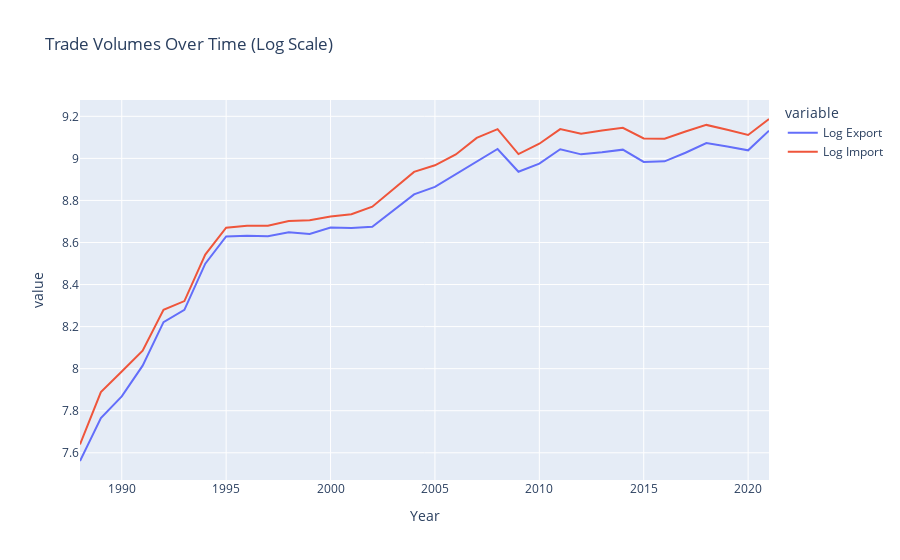
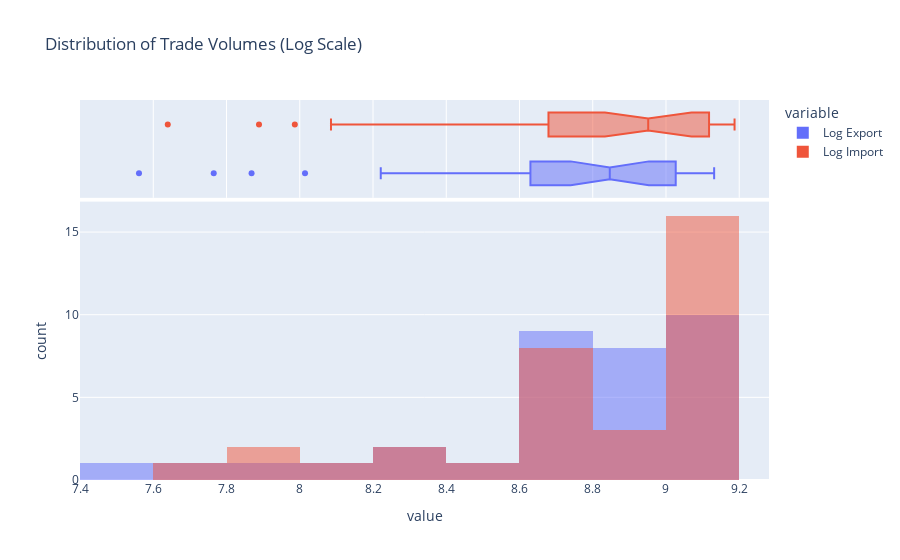

These figures' notebook cell, in order:
### Code cell
# Trade Volumes Analysis (using log scale due to large values)
# Time series for trade volumes
ger_trade["Log Export"] = np.log10(ger_trade["Export (US$ Thousand)"])
ger_trade["Log Import"] = np.log10(ger_trade["Import (US$ Thousand)"])

fig_trade = px.line(
    ger_trade,
    x="Year",
    y=["Log Export", "Log Import"],
    title="Trade Volumes Over Time (Log Scale)",
)
fig_trade.show()

# Distribution of trade volumes
fig_trade_dist = px.histogram(
    ger_trade,
    x=["Log Export", "Log Import"],
    title="Distribution of Trade Volumes (Log Scale)",
    barmode="overlay",
    marginal="box",
)
fig_trade_dist.show()

### Figure 1 — Plotly figure (JSON) as saved in the notebook; plotly's stock layout.template omitted (floating-point values rounded to 4 significant figures)
{"data": [{"hovertemplate": "variable=Log Export<br>Year=%{x}<br>value=%{y}<extra></extra>", "legendgroup": "Log Export", "line": {"color": "#636efa", "dash": "solid"}, "marker": {"symbol": "circle"}, "mode": "lines", "name": "Log Export", "orientation": "v", "showlegend": true, "type": "scatter", "x": [1988, 1989, 1990, 1991, 1992, 1993, 1994, 1995, 1996, 1997, 1998, 1999, 2000, 2001, 2002, 2003, 2004, 2005, 2006, 2007, 2008, 2009, 2010, 2011, 2012, 2013, 2014, 2015, 2016, 2017, 2018, 2019, 2020, 2021], "xaxis": "x", "y": [7.561, 7.765, 7.868, 8.014, 8.221, 8.28, 8.499, 8.629, 8.632, 8.63, 8.649, 8.641, 8.671, 8.669, 8.675, 8.754, 8.829, 8.864, 8.925, 8.988, 9.045, 8.937, 8.975, 9.044, 9.019, 9.029, 9.041, 8.983, 8.986, 9.027, 9.073, 9.056, 9.038, 9.131], "yaxis": "y"}, {"hovertemplate": "variable=Log Import<br>Year=%{x}<br>value=%{y}<extra></extra>", "legendgroup": "Log Import", "line": {"color": "#EF553B", "dash": "solid"}, "marker": {"symbol": "circle"}, "mode": "lines", "name": "Log Import", "orientation": "v", "showlegend": true, "type": "scatter", "x": [1988, 1989, 1990, 1991, 1992, 1993, 1994, 1995, 1996, 1997, 1998, 1999, 2000, 2001, 2002, 2003, 2004, 2005, 2006, 2007, 2008, 2009, 2010, 2011, 2012, 2013, 2014, 2015, 2016, 2017, 2018, 2019, 2020, 2021], "xaxis": "x", "y": [7.64, 7.889, 7.987, 8.085, 8.28, 8.322, 8.543, 8.67, 8.679, 8.68, 8.702, 8.706, 8.723, 8.735, 8.77, 8.854, 8.936, 8.967, 9.019, 9.097, 9.139, 9.021, 9.07, 9.139, 9.118, 9.132, 9.145, 9.094, 9.093, 9.128, 9.159, 9.136, 9.111, 9.187], "yaxis": "y"}], "layout": {"legend": {"title": {"text": "variable"}, "tracegroupgap": 0}, "title": {"text": "Trade Volumes Over Time (Log Scale)"}, "xaxis": {"anchor": "y", "domain": [0, 1], "title": {"text": "Year"}}, "yaxis": {"anchor": "x", "domain": [0, 1], "title": {"text": "value"}}}}

### Figure 2 — Plotly figure (JSON) as saved in the notebook; plotly's stock layout.template omitted (floating-point values rounded to 4 significant figures)
{"data": [{"bingroup": "x", "hovertemplate": "variable=Log Export<br>value=%{x}<br>count=%{y}<extra></extra>", "legendgroup": "Log Export", "marker": {"color": "#636efa", "opacity": 0.5, "pattern": {"shape": ""}}, "name": "Log Export", "orientation": "v", "showlegend": true, "type": "histogram", "x": [7.561, 7.765, 7.868, 8.014, 8.221, 8.28, 8.499, 8.629, 8.632, 8.63, 8.649, 8.641, 8.671, 8.669, 8.675, 8.754, 8.829, 8.864, 8.925, 8.988, 9.045, 8.937, 8.975, 9.044, 9.019, 9.029, 9.041, 8.983, 8.986, 9.027, 9.073, 9.056, 9.038, 9.131], "xaxis": "x", "yaxis": "y"}, {"hovertemplate": "variable=Log Export<br>value=%{x}<extra></extra>", "legendgroup": "Log Export", "marker": {"color": "#636efa"}, "name": "Log Export", "notched": true, "showlegend": false, "type": "box", "x": [7.561, 7.765, 7.868, 8.014, 8.221, 8.28, 8.499, 8.629, 8.632, 8.63, 8.649, 8.641, 8.671, 8.669, 8.675, 8.754, 8.829, 8.864, 8.925, 8.988, 9.045, 8.937, 8.975, 9.044, 9.019, 9.029, 9.041, 8.983, 8.986, 9.027, 9.073, 9.056, 9.038, 9.131], "xaxis": "x2", "yaxis": "y2"}, {"bingroup": "x", "hovertemplate": "variable=Log Import<br>value=%{x}<br>count=%{y}<extra></extra>", "legendgroup": "Log Import", "marker": {"color": "#EF553B", "opacity": 0.5, "pattern": {"shape": ""}}, "name": "Log Import", "orientation": "v", "showlegend": true, "type": "histogram", "x": [7.64, 7.889, 7.987, 8.085, 8.28, 8.322, 8.543, 8.67, 8.679, 8.68, 8.702, 8.706, 8.723, 8.735, 8.77, 8.854, 8.936, 8.967, 9.019, 9.097, 9.139, 9.021, 9.07, 9.139, 9.118, 9.132, 9.145, 9.094, 9.093, 9.128, 9.159, 9.136, 9.111, 9.187], "xaxis": "x", "yaxis": "y"}, {"hovertemplate": "variable=Log Import<br>value=%{x}<extra></extra>", "legendgroup": "Log Import", "marker": {"color": "#EF553B"}, "name": "Log Import", "notched": true, "showlegend": false, "type": "box", "x": [7.64, 7.889, 7.987, 8.085, 8.28, 8.322, 8.543, 8.67, 8.679, 8.68, 8.702, 8.706, 8.723, 8.735, 8.77, 8.854, 8.936, 8.967, 9.019, 9.097, 9.139, 9.021, 9.07, 9.139, 9.118, 9.132, 9.145, 9.094, 9.093, 9.128, 9.159, 9.136, 9.111, 9.187], "xaxis": "x2", "yaxis": "y2"}], "layout": {"barmode": "overlay", "legend": {"title": {"text": "variable"}, "tracegroupgap": 0}, "title": {"text": "Distribution of Trade Volumes (Log Scale)"}, "xaxis": {"anchor": "y", "domain": [0, 1], "title": {"text": "value"}}, "xaxis2": {"anchor": "y2", "domain": [0, 1], "matches": "x", "showgrid": true, "showticklabels": false}, "yaxis": {"anchor": "x", "domain": [0, 0.7326], "title": {"text": "count"}}, "yaxis2": {"anchor": "x2", "domain": [0.7426, 1], "matches": "y2", "showgrid": false, "showline": false, "showticklabels": false, "ticks": ""}}}
